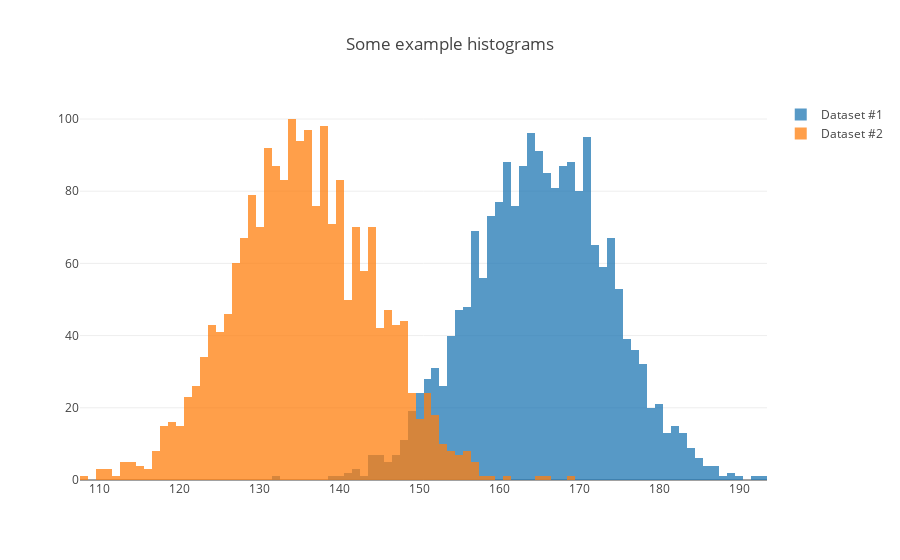

The notebook cell saved with this chart:
### Markdown cell above
The default behavior of Plotly is to plot the bars from both histogram next to one another, which isn't especially easy to see. Another approach is to overlay the bars on top of one another, which makes each histogram look a little more continuous.

To make this modification, we have to explicitly tell Plotly what changes we want to make to the plot layout. We do this with a `plotly.graph_objs.Layout` object, which we then pass to a `plotly.graph_objs.Figure` object.

### Code cell
"""
Create the histograms again. We set opacity=0.75 to make the bars partially
see-through, which will make it easier to overlay the plots.
"""
hist1 = go.Histogram(x=x1, opacity=0.75, name='Dataset #1')
hist2 = go.Histogram(x=x2, opacity=0.75, name='Dataset #2')
data = [hist1, hist2]

"""
Create a plot.graph_objs.Layout object. We specify barmode=overlay so that
plotly will place bars from both histograms on top of one another.
"""
layout = go.Layout(barmode='overlay', title='Some example histograms')

"""
Instead of using py.iplot(data) as we have in the last few examples, we
first create a Figure object, and specify how the figure should be
formatted by setting layout=layout.
"""
fig = go.Figure(data=data, layout=layout)

py.iplot(fig)

### Figure 1 — Plotly figure (JSON) as saved in the notebook; plotly's stock layout.template omitted (floating-point values rounded to 4 significant figures; data arrays with more than 128 entries replaced by an {"elided": "..."} marker saying what was removed)
{"data": [{"name": "Dataset #1", "opacity": 0.75, "type": "histogram", "uid": "6d654385-8afb-4c8e-b7af-fa0f6941c585", "x": {"elided": "2000 int values"}}, {"name": "Dataset #2", "opacity": 0.75, "type": "histogram", "uid": "346fee2a-a633-42f2-b6d4-e27acda3b593", "x": {"elided": "2000 int values"}}], "layout": {"barmode": "overlay", "title": {"text": "Some example histograms"}}}
